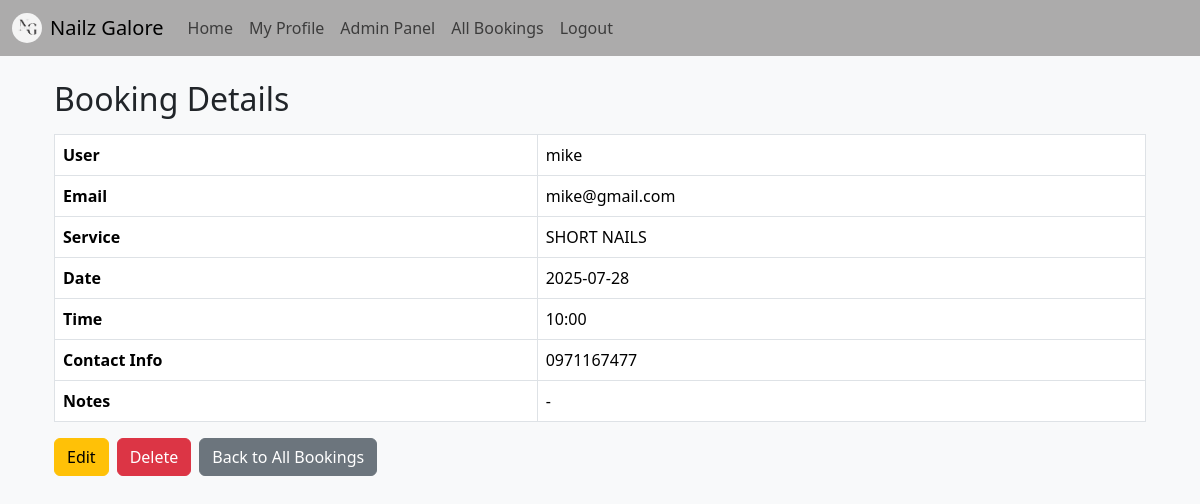
Page /admin/booking/1 (signed in) on the committed database.
### Nailtech_website/models.py (models this page shows)
class User(db.Model, UserMixin):
    id = db.Column(db.Integer, primary_key=True)
    email = db.Column(db.String(150), unique=True)
    password = db.Column(db.String(150))
    firstName = db.Column(db.String(150))
    bookings = db.relationship('Booking', backref='user')

class Service(db.Model):
    id = db.Column(db.Integer, primary_key=True)
    name = db.Column(db.String(150), nullable=False)
    description = db.Column(db.String(1000))
    price = db.Column(db.Float, nullable=False)
    image_url = db.Column(db.String(300))  # Store image path or URL
    bookings = db.relationship('Booking', backref='service', cascade="all, delete-orphan")
    working_hours = db.relationship('WorkingHours', backref='service', cascade="all, delete-orphan")

class Booking(db.Model):
    id = db.Column(db.Integer, primary_key=True)
    user_id = db.Column(db.Integer, db.ForeignKey('user.id'))
    service_id = db.Column(db.Integer, db.ForeignKey('service.id'))
    date_time = db.Column(db.DateTime, nullable=False)
    contact_info = db.Column(db.String(150))

### Nailtech_website/views.py (the view)
@views.route('/admin/booking/<int:booking_id>')
@login_required
def admin_booking_detail(booking_id):
    if current_user.email != 'admin@example.com':
        flash('Unauthorized access.', 'danger')
        return redirect(url_for('views.home'))
    booking = Booking.query.get_or_404(booking_id)
    return render_template('admin_booking_detail.html', booking=booking, user=current_user)

### Nailtech_website/__init__.py (called while the page is built)
def create_app():
    app = Flask(__name__)
    app.config['SECRET_KEY'] = 'snjgndfigninfjigisg'
    app.config['SQLALCHEMY_DATABASE_URI'] = f'sqlite:///{DB_NAME}'
    db.init_app(app)
    @app.context_processor
    def inject_user():
        return dict(user=current_user)
    from .views import views
    app.register_blueprint(views, url_prefix='/')
    from .auth import auth
    app.register_blueprint(auth, url_prefix='/')
    from .models import User, Service, Booking
    create_database(app)
    login_manager = LoginManager()
    login_manager.login_view = 'auth.login'
    login_manager.init_app(app)
    @login_manager.user_loader
    def load_user(id):
        return User.query.get(int(id))
    return app

### Nailtech_website/templates/admin_booking_detail.html (shortened to what this page needs)
{% extends "base.html" %}
{% block content %}
<div class="container mt-4">
    <h2>Booking Details</h2>
    <table class="table table-bordered mt-3">
        <tr>
            <th>User</th>
            <td>{{ booking.user.firstName }}</td>
        </tr>
        <tr>
            <th>Email</th>
            <td>{{ booking.user.email }}</td>
        </tr>
        <tr>
            <th>Service</th>
            <td>{{ booking.service.name }}</td>
        </tr>
        <tr>
            <th>Date</th>
            <td>{{ booking.date_time.strftime('%Y-%m-%d') }}</td>
        </tr>
        <tr>
            <th>Time</th>
            <td>{{ booking.date_time.strftime('%H:%M') }}</td>
        </tr>
        <tr>
            <th>Contact Info</th>
            <td>{{ booking.contact_info or '-' }}</td>
        </tr>
        <tr>
            <th>Notes</th>
            <td>{{ booking.notes or '-' }}</td>
        </tr>
    </table>
    <div class="d-flex gap-2 mt-3">
        <a href="{{ url_for('views.edit_booking', booking_id=booking.id) }}" class="btn btn-warning">
            Edit
        </a>
        <form action="{{ url_for('views.delete_booking', booking_id=booking.id) }}" method="POST"
              onsubmit="return confirm('Are you sure you want to delete this booking?');">
            <button type="submit" class="btn btn-danger">Delete</button>
        </form>
        <a href="{{ url_for('views.admin_bookings') }}" class="btn btn-secondary">
            Back to All Bookings
        </a>
    </div>
</div>
{% endblock %}

### rows in the picture
User: user.firstName "mike", user.email "mike@gmail.com"
Service: service.name "SHORT NAILS"
Booking: date_time "2025-07-28", date_time "10:00", contact_info "0971167477"

### other values in the picture
{{ booking.notes or '-' }} "-"
